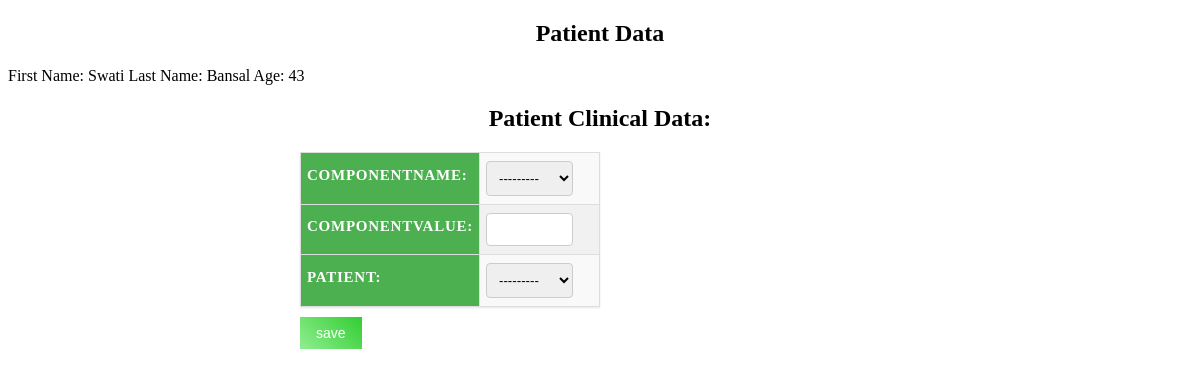
/addData/3/, run on the app's committed database.
### clinicalsApp/models.py (models this page shows)
class Patient(models.Model):
    lastName=models.CharField(max_length=20)
    firstName=models.CharField(max_length=20)
    age=models.IntegerField()

### clinicalsApp/views.py (the view)
# urls.py: path('addData/<int:pk>/',views.addData),
def addData(request,**kwargs):
    form = ClinicalDataForm()
    patient=Patient.objects.get(id=kwargs['pk'])
    if request.method=='POST':
        form = ClinicalDataForm(request.POST)
        if form.is_valid():
            form.save()
        return redirect('/')
    return render(request,'clinicalsApp/clinicaldata_form.html',{'form':form,'patient':patient})

### clinicalsApp/forms.py
class ClinicalDataForm(forms.ModelForm):
    class Meta:
        model = ClinicalData
        fields='__all__'

### templates/clinicalsApp/clinicaldata_form.html (shortened to what this page needs)
<!DOCTYPE html>
{% load static %}
<html lang="en">
<head>
    <link rel="stylesheet" href="{% static "css/clinicals.css" %}"/>
</head>
<body>
<h2>Patient Data</h2>
First Name: {{patient.firstName}}
Last Name: {{patient.lastName}}
Age: {{patient.age}}
<h2>Patient Clinical Data:</h2>
<form method="post">
    <table>
        {{form.as_table}}
    </table>
        <input type="submit" value="save">
</form>
</body>
</html>

### static/css/clinicals.css (style rules this page uses)
h1, h2, h3, h4, h5, h6 { text-align: center; }
table { width: 50%; border-collapse: collapse; margin: 10px 0; font-size: 15px; text-align: left; box-shadow: 0 1px 2px rgba(0,0,0,0.1); }
th, td { padding: 4px 6px; border: 1px solid #ddd; }
th { background-color: #4CAF50; color: white; text-transform: uppercase; letter-spacing: 0.05em; }
tr { background-color: #f9f9f9; }
tr:nth-child(even) { background-color: #f1f1f1; }
td { border-bottom: 1px solid #ddd; }
input[type=text], select { width: 100%; padding: 4px; margin: 2px 0; display: inline-block; border: 1px solid #ccc; border-radius: 4px; box-sizing: border-box; }
form { width: 100%; max-width: 600px; margin: auto; }
form label { display: block; margin-bottom: 5px; font-weight: bold; }
form input[type=text], form select { width: calc(100% - 20px); padding: 8px; margin: 4px 0; display: inline-block; border: 1px solid #ccc; border-radius: 4px; box-sizing: border-box; }
form input[type=submit] { background: linear-gradient(45deg, #90EE90, #32CD32); border: none; color: white; padding: 8px 16px; text-align: center; text-decoration: none; display: inline-block; font-size: 14px; cursor: pointer; transition: background-color 0.3s ease; }

### data on the page
Patient: firstName "Swati", lastName "Bansal", age "43"
